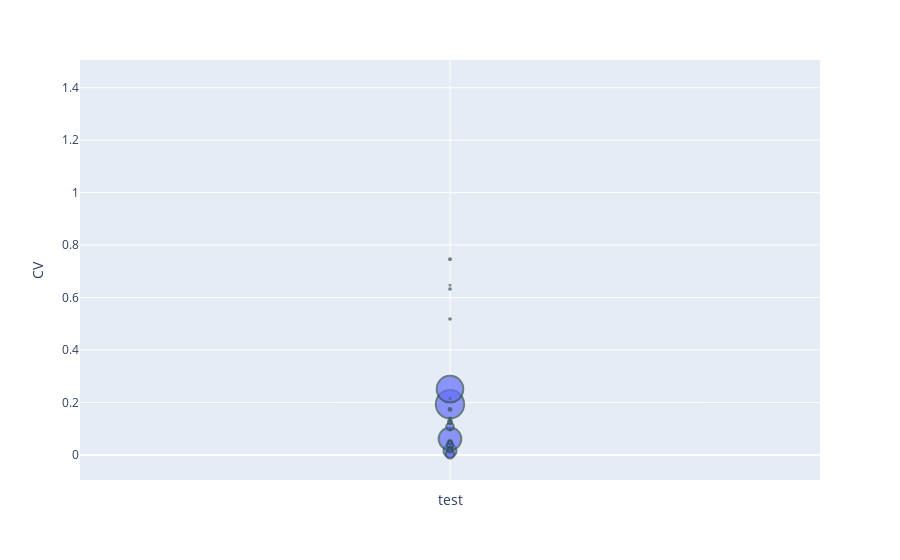

Source (notebook cell):
### Code cell
fig_scatter_rt = px.scatter(rt_box_size, 
                 x='test',     
                 y='CV',          
                 size='cluster_size',  
                 hover_name='cluster') 

fig_scatter_rt.update_traces(marker=dict(line=dict(width=2,
                                        color='DarkSlateGrey')),
                  selector=dict(mode='markers'))

fig_scatter_rt.show()

### Figure 1 — Plotly figure (JSON) as saved in the notebook; plotly's stock layout.template omitted (floating-point values rounded to 4 significant figures)
{"data": [{"hovertemplate": "<b>%{hovertext}</b><br><br>test=%{x}<br>CV=%{y}<br>cluster_size=%{marker.size}<extra></extra>", "hovertext": [0, 1, 2, 3, 4, 5, 6, 7, 8, 9, 10, 11, 12, 13, 14, 15, 16, 17, 18, 19, 20, 21], "legendgroup": "", "marker": {"color": "#636efa", "line": {"color": "DarkSlateGrey", "width": 2}, "size": [18092, 85252, 75301, 54736, 490, 7433, 5996, 4538, 3140, 1753, 1596, 894, 837, 365, 266, 259, 185, 210, 94, 116, 69, 1], "sizemode": "area", "sizeref": 213.1, "symbol": "circle"}, "mode": "markers", "name": "", "orientation": "v", "showlegend": false, "type": "scatter", "x": ["", "", "", "", "", "", "", "", "", "", "", "", "", "", "", "", "", "", "", "", "", ""], "xaxis": "x", "y": [0.01591, 0.1935, 0.2511, 0.06119, 0.05091, 0.002205, 0.1078, 0.03806, 0.02002, 0.1258, 0.04816, 0.02557, 0.1734, 0.7463, 0.6326, 0.5183, 0.1303, 0.1399, 0.647, 0.09826, 0.2154, 1.414], "yaxis": "y"}], "layout": {"legend": {"itemsizing": "constant", "tracegroupgap": 0}, "margin": {"t": 60}, "xaxis": {"anchor": "y", "domain": [0, 1], "title": {"text": "test"}}, "yaxis": {"anchor": "x", "domain": [0, 1], "title": {"text": "CV"}}}}
